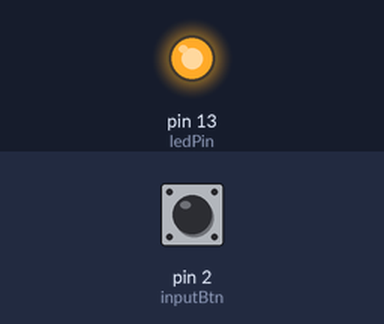
The sketch below on a simulated Arduino Uno, built with avr-gcc and run on an emulated ATmega328P. Shown: output pins drawn as LEDs (lit = HIGH). Inputs (shaded band) come from the test bench; at power-on: pin 2 (inputBtn) HIGH.

Above: at 1.2 s.
1.3 s: pin 2 (inputBtn) pulled LOW for 0.15 s
At 1.37 s:
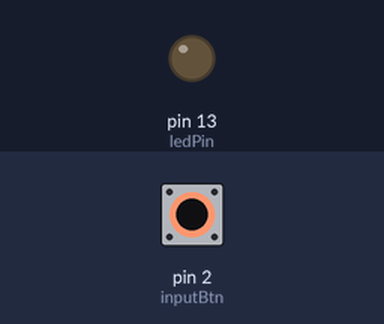
2.9 s: pin 2 (inputBtn) pulled LOW for 3.2 s
At 6.6 s:
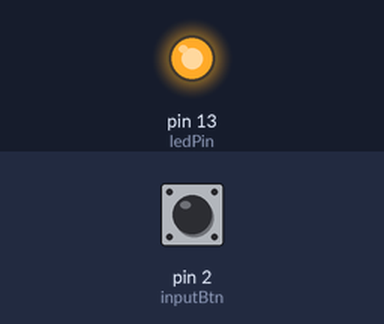
Timing chart, 0 to 8.1 s (numbered marks = the images above; inputs shaded):
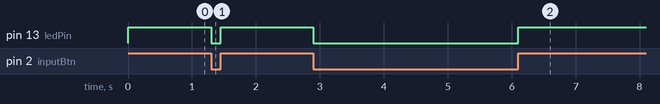

The sketch:

sketch_may08a.ino
```cpp
const int inputBtn=2;
const int ledPin=13;
int btnInput=0;

void setup() {
  // put your setup code here, to run once:
  pinMode(inputBtn,INPUT);
  pinMode(ledPin,OUTPUT);
  digitalWrite(inputBtn,HIGH);
}

void loop() {
  // put your main code here, to run repeatedly:
  btnInput=digitalRead(inputBtn);
  if(btnInput == HIGH){
    digitalWrite(ledPin,HIGH);
    }
    else{
     digitalWrite(ledPin,LOW);
      }
}
```

Measured:
- after the input at 1.3 s, pin 13 (ledPin): HIGH → LOW at once, → HIGH 0.15 s later
- after the input at 2.9 s, pin 13 (ledPin): HIGH → LOW at once, → HIGH 3.2 s later
